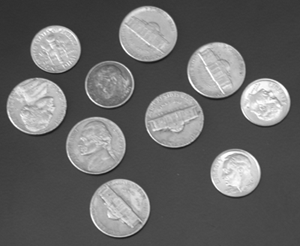
#> input picture images/gray/ten_coins.png, 300 x 246 px
$ python example_10_cc.py   (older library calls are emulated)
#> lines starting #> are read from the running program, lines starting #| are printed output that depends on the picture; after the words box and inside, x2 and y2 are one past the last pixel; in counts of white or black regions, pixels touching at a corner belong together
### pai_basis/pai_io.py
'''
Created on Aug 1, 2019

@author: jsaavedr
io functions
'''
import skimage.io as skio
import numpy as np
import basis

def imread(filename, as_gray = False):
#> called with filename = '../images/gray/ten_coins.png', as_gray = True
    image = skio.imread(filename, as_gray = as_gray)
#> image is the input picture: shape (246, 300); min 23, max 255, mean 103
    if image.dtype == np.float64 :
        image = basis.to_uint8(image)
    return image

### pai_basis/basis.py
'''
pai_basic.basis module
A set of basic functions to operate on gray-scale images
@author: jsaavedr
'''
import numpy as np
import scipy.ndimage.filters as nd_filters

#get histogram of an image
def get_histogram(gray_im):
    h=np.zeros(256, dtype=np.float32)
    for i in range(gray_im.shape[0]):
        for j in range(gray_im.shape[1]):
            h[gray_im[i,j]]+=1.0
    return h
#----------------------------------------------
def threshold(gray_im, th):
    bin_im = np.zeros(gray_im.shape, np.uint8)
    bin_im[gray_im>=th]=1
    return bin_im
#----------------------------------------------
#compute accum
def get_accum(histogram, length=256):
    accum=np.zeros(length)
    accum[0]=histogram[0]
    for i in range(1,length):
        accum[i]=accum[i-1]+histogram[i]
    return accum

#det otsu
def get_threshold_otsu(gray_im):
    h = get_histogram(gray_im)
#> h = 256 values, max 4264 at index 73, min 0 at index 0, mean 288.3
    h = h / np.sum(h)
#> h = 256 values, max 0.0578 at index 73, min 0 at index 0, mean 0.00391
    accum = get_accum(h)
#> after the loop in get_accum, `for i in range(1,length):`: accum = 256 values from 0 to 1
#> accum = 256 values from 0 to 1
    media_t = np.zeros(256,  np.float32)
    #compute media for each t in [0..255]
    for i in range(0,256):
        media_t[i] = media_t[i-1] + i*h[i]
#> after the loop, media_t = 256 values from 0 to 103
    mu = media_t[255]
#> mu = 103
    best_t = 0
    best_val = 0
    eps = 0.0001
    for t in range(1,256):
        w0 = accum[t]
        w1 = 1.0 - w0
        mu_0 = media_t[t] / (w0 + eps)
        mu_1 = (mu - media_t[t]) / (w1 + eps)
        val = w0*(mu_0 - mu)*(mu_0 - mu) + w1*(mu_1 - mu)*(mu_1 - mu)
        if val > best_val:
            best_val = val
            best_t = t
#> this loop made 255 passes
#> (w0, w1, mu_0, mu_1, val, best_val) on passes 1, 23, 24, 25, 26, 27, 28, 29, 30, 31, 32, 33: (0, 1, 0, 103, 0.000106, 0.000106), (1.36e-05, 1, 2.74, 103, 0.136, 0.136), (4.07e-05, 1, 6.84, 103, 0.376, 0.376), (0.000149, 1, 14.74, 103, 1.16, 1.16), (0.000217, 1, 17.15, 103, 1.6, 1.6), (0.000298, 1, 19.16, 103, 2.09, 2.09), (0.000474, 1, 21.87, 103, 3.12, 3.12), (0.000705, 0.999, 23.91, 103, 4.41, 4.41), (0.000908, 0.999, 25.14, 103, 5.5, 5.5), (0.00111, 0.999, 26.12, 103.1, 6.57, 6.57), (0.0013, 0.999, 26.92, 103.1, 7.53, 7.53), (0.0015, 0.998, 27.69, 103.1, 8.54, 8.54)
#> (w0, w1, mu_0, mu_1, val) on passes 2 to 7: (0, 1, 0, 103, 0.000106), (0, 1, 0, 103, 0.000106), (0, 1, 0, 103, 0.000106), (0, 1, 0, 103, 0.000106), (0, 1, 0, 103, 0.000106), (0, 1, 0, 103, 0.000106)
#> after the loop, best_t = 125; best_val = 2861.1
    return best_t

#equalization
# [54 lines left out: functions equalize_image, get_gaussian2d, constrast_stretching, to_uint8, add_gaussian_noise, get_borde, not called in this run]

### pai_basis/bw.py
'''
Created on Aug 7, 2019

@author: jsaavedr
'''
import numpy as np
import skimage.measure as measure

# [5 lines left out: function is_valid, not called in this run]


#getCC
def get_ccomponents(bw_image):
    print("--labeling ")
    bw_sets, n_cc = measure.label(bw_image, return_num = True)
    print("--labeling OK")
    cc_list = []
    for i_cc in range(1, n_cc+1):
        inds=np.where(bw_sets == i_cc)
        points = list(zip(inds[0].tolist(), inds[1].tolist()))
        min_y = inds[0].min()
        max_y = inds[0].max()
        min_x = inds[1].min()
        max_x = inds[1].max()
        bbox = (min_y, min_x, max_y - min_y + 1, max_x - min_x + 1)
        boundary = get_boundary(points)
        cc_list.append({'id': i_cc,
                        'points' : points,
                        'size': len(points),
                        'bbox': bbox,
                        'boundary': boundary})
    return cc_list

# remove components with size < target_size
def remove_small_components(cc_list, target_size):
    to_keep = []
    for i, cc in enumerate(cc_list):
        if (cc['size'] >= target_size):
            to_keep.append(i)
    new_cc_list = [cc_list[index] for index in to_keep]
    return new_cc_list

def cc2image(cc_list, image_shape, type='points'):
    '''
    cc_list : the list of connected components
    image_shape: the target shape
    type : 'points' or 'boundary'
    '''
    image = np.zeros(image_shape)
    for cc in cc_list:
        rows, cols = zip(*cc[type])
        image[rows, cols] = 1
    return image

# digital topology: getBoundary
def get_boundary(cc_points):
    #print (cc_points)
    if len(cc_points) == 1:
        return cc_points
    rows = [p[0] for p in cc_points]
    cols = [p[1] for p in cc_points]

    min_x = np.min(cols)
    min_y = np.min(rows)
    max_x = np.max(cols)
    max_y = np.max(rows)

    height = max_y - min_y + 1 + 2
    width = max_x - min_x + 1 + 2

    # creating a simple representation of the component
    cc_array = np.zeros([height, width], np.float32)
    # cc_rows and cc_cols with respect to the cc's size
    cc_rows = rows - min_y + 1
    cc_cols = cols - min_x + 1
    cc_array[ cc_rows, cc_cols ] = 1
    #print(cc_array)
    #neighbors
    l_r=[ 0, -1, -1, -1, 0, 1, 1,  1]
    l_c=[-1, -1,  0,  1, 1, 1, 0, -1]
    i = cc_rows[0]
    j = cc_cols[0]
    end = False
    p1_set = False
    P = (i,j)
    contour = [P]
    # first point is P
    # point at  right is Q
    idx_q = 0
    P0 = P
    P1 = (-1,-1)
    #Q0 = (i + l_r[0], j + l_c[0])
    while not end:
        Pant = P
        i = P[0]
        j = P[1]
        idx = idx_q
        #print("{} {} {} ".format(i,j,idx))
        #-------------------------------------------------------
        # moving  Q  P until Q=0 and P=1
        P = (i + l_r[idx], j + l_c[idx])
        Q = (i + l_r[ (idx -1 + 8) % 8], j + l_c[(idx -1 + 8) % 8])
        while cc_array[P] != 1  or cc_array[Q] != 0 :
            idx = (idx + 1 ) % 8
            Q = P
            P = (i + l_r[ idx ], j + l_c[ idx ])
        #-------------------------------------------------------
        #redefining the position of Q with respect to P
        if P[0] - Q[0] > 0 :
            idx_q = 2
        elif P[0] - Q[0] < 0 :
            idx_q = 6
        elif P[1] - Q[1] > 0:
            idx_q = 0
        elif P[1] - Q[1] < 0:
            idx_q = 4
        else:
            raise  ValueError("something wrong")
        # stop condition
        if P == P1 and Pant == P0:
            end = True
        else:
            contour.append(P)
        if not p1_set :
            P1 = P
            p1_set = True

    # getting back to the real coordinates
    rows_p = [p[0] for p in contour ]
    cols_p = [p[1] for p in contour ]
    rows_p = rows_p + min_y - 1
    cols_p = cols_p + min_x - 1
    contour = list(zip(rows_p, cols_p))
    return contour

### pai_basis/example_10_cc.py
'''
Created on Aug 8, 2019

@author: jsaavedr
'''

import basis
import pai_io
import bw
import matplotlib.pyplot as plt
import matplotlib.patches as patches
import scipy.ndimage.morphology as morph

if __name__ == '__main__' :
    filename ='../images/gray/ten_coins.png'
    image=pai_io.imread(filename, as_gray = True)
    #image processing
    th_otsu = basis.get_threshold_otsu(image)
#> th_otsu = 125
    bin_image = basis.threshold(image, th_otsu)
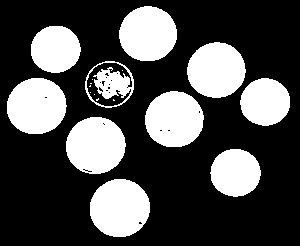
#> bin_image: shape (246, 300); values 0 (black) and 1 (white), 30.3% white; 18 white regions (8 under 20 px), largest, box (x1, y1, x2, y2) and area: (90, 179, 150, 237) 2750, (66, 117, 126, 174) 2671, (7, 78, 67, 134) 2652
    cc_list = bw.get_ccomponents(bin_image)
#> in get_ccomponents, `bw_sets, n_cc = measure.label(bw_image, return_num = True)`:
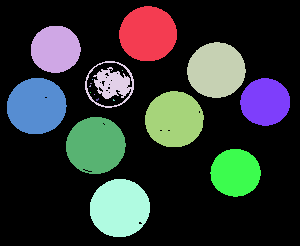
#> bw_sets: shape (246, 300) int64; 19 distinct labels, from 0 to 18; one colour per label, 0 black
#> in get_ccomponents, `bw_sets, n_cc = measure.label(bw_image, return_num = True)`: n_cc = 18
#> the loop in get_ccomponents, `for i_cc in range(1, n_cc+1):` made 18 passes
    cc_list = bw.remove_small_components(cc_list, 50)
#> the loop in remove_small_components, `for i, cc in enumerate(cc_list):` made 18 passes
    bin_image1 = bw.cc2image(cc_list, image.shape)
#> the loop in cc2image, `for cc in cc_list:` made 10 passes
    bin_image1 = morph.binary_fill_holes(bin_image1)
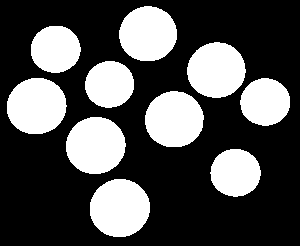
#> bin_image1: shape (246, 300) bool; 31.4% white; 10 white regions, largest, box (x1, y1, x2, y2) and area: (90, 179, 150, 237) 2755, (66, 117, 126, 174) 2682, (7, 78, 67, 134) 2654
    cc_list = bw.get_ccomponents(bin_image1)
#> in get_ccomponents (call 2), `bw_sets, n_cc = measure.label(bw_image, return_num = True)`:
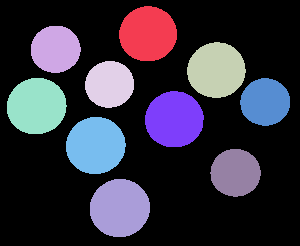
#> bw_sets: shape (246, 300) int32; 11 distinct labels, from 0 to 10; one colour per label, 0 black
    bin_image1 = bw.cc2image(cc_list, image.shape, 'boundary')
#> call 2 of cc2image, with image_shape = (246, 300), type = 'boundary'
#> the loop in cc2image (call 2), `for cc in cc_list:` made 10 passes
#> after the loop in cc2image (call 2), `for cc in cc_list:`:
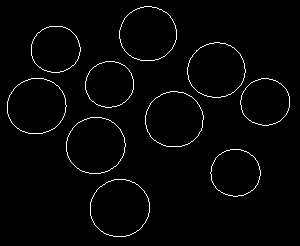
#> image: shape (246, 300) float64; values 0 (black) and 1 (white), 2% white in thin lines or dots, all inside (x1, y1, x2, y2) = (7, 6, 290, 237)
    fig, xs = plt.subplots(1,2)
    for i in range(2):
        xs[i].set_axis_off()
    xs[0].imshow(image, cmap = 'gray')
    xs[0].set_title('Image')
    xs[1].imshow(bin_image1, cmap = 'gray')
    xs[1].set_title('Boundary nc:{}'.format(len(cc_list)))
    '''for cc in cc_list :
        bbox = cc['bbox']
        rect = patches.Rectangle((bbox[1], bbox[0]), bbox[3],bbox[2], edgecolor = 'r', linewidth = '2', facecolor = 'none')
        xs[1].add_patch(rect)
    '''
    plt.show()
